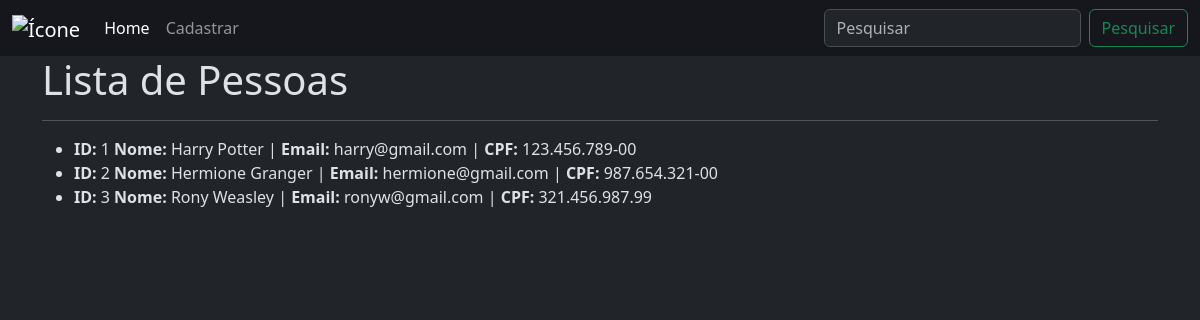
The page /crud_app/ on the database as committed earlier.
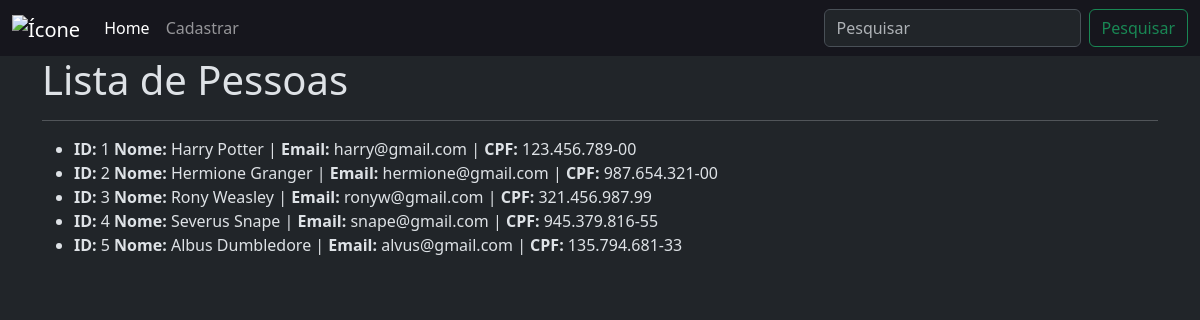
The same page on the database as committed later.
### crud_app/models.py (models this page shows, shortened)
class Pessoa(models.Model):
    id_pessoa = models.AutoField(primary_key=True)
    nome = models.CharField(max_length=255, null=False, blank=False)
    email = models.EmailField(unique=True, null=False, blank=False)
    cpf = models.CharField(max_length=14, unique=True, null=True, blank=True)

### crud_app/views.py (the view)
# urls.py: path('', views.home, name='home'),
def home(request):
    pessoas = Pessoa.objects.all()
    return render(request, "home.html", {"pessoas":pessoas})

### crud_app/templates/home.html (shortened to what this page needs)
{% load static %}
<!doctype html>
<html lang="pt-br">
  <head>
    <link href="https://cdn.jsdelivr.net/npm/bootstrap@5.3.8/dist/css/bootstrap.min.css" rel="stylesheet">
  </head>
  <body class="bg-dark" data-bs-theme="dark">
    <nav class="navbar navbar-expand-lg" data-bs-theme="dark" style="background-color: #16161d;">
    <div class="container-fluid">
    <a class="navbar-brand" href="#">
        <img src="{% static 'img/iconepy.png' %}" alt="Ícone" style="margin: -10px 0px; width: 40px;">
    </a>
    <div class="collapse navbar-collapse" id="navbarSupportedContent">
      <ul class="navbar-nav me-auto mb-2 mb-lg-0">
        <li class="nav-item">
          <a class="nav-link active" aria-current="page" href="#">Home</a>
        </li>
        <li class="nav-item">
          <a class="nav-link" href="/crud_app/cadastro" >Cadastrar</a>
        </li>
      </ul>
      <form class="d-flex" role="search">
        <input class="form-control me-2" type="search" placeholder="Pesquisar" aria-label="Search"/>
        <button class="btn btn-outline-success" type="submit">Pesquisar</button>
      </form>
    </div>
    </div>
    </nav>
    <div class="container">
        <h1>Lista de Pessoas</h1>
        <hr>
        <ul>
            {% for pessoa in pessoas %}
                <li>
                    <b>ID: </b>{{ pessoa.id_pessoa }}
                    <b>Nome: </b>{{ pessoa.nome }} |
                    <b>Email: </b>{{ pessoa.email }} |
                    <b>CPF: </b>{{ pessoa.cpf }}
                </li>
            {% empty %}
                <li>Nenhuma pessoa cadastrada</li>
            {% endfor %}
        </ul>
    </div>
  </body>
</html>

Rows that differ between the two databases and show on the page:
added Pessoa: id_pessoa "4", nome "Severus Snape", email "snape@gmail.com", cpf "945.379.816-55"
added Pessoa: id_pessoa "5", nome "Albus Dumbledore", email "alvus@gmail.com", cpf "135.794.681-33"
